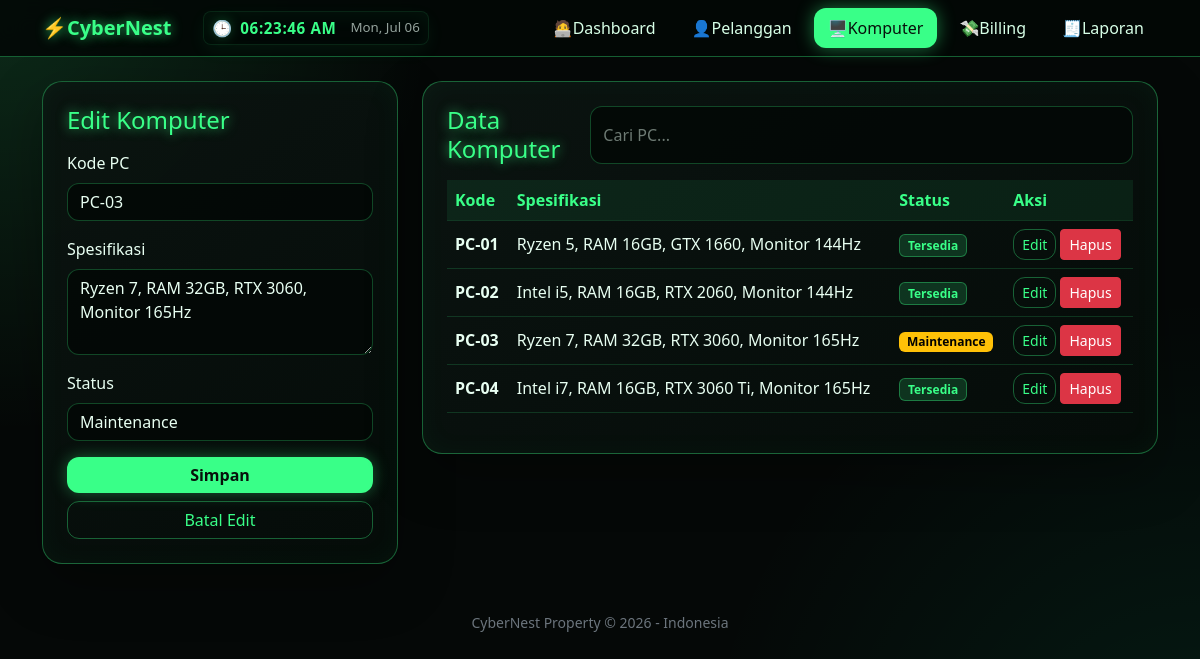
Page /index.php?page=komputer&edit=3 on the committed database.
### tables this page shows
CREATE TABLE IF NOT EXISTS komputer (
    id_komputer INT AUTO_INCREMENT PRIMARY KEY,
    kode_pc VARCHAR(20) NOT NULL UNIQUE,
    spesifikasi TEXT NOT NULL,
    status ENUM('Tersedia','Dipakai','Maintenance') DEFAULT 'Tersedia',
    created_at TIMESTAMP DEFAULT CURRENT_TIMESTAMP
);

### index.php (called while the page is built, shortened)
<?php
$page = $_GET['page'] ?? 'dashboard';
require_once __DIR__ . '/includes/header.php';
require_once __DIR__ . '/pages/' . $page . '.php';
require_once __DIR__ . '/includes/footer.php';
?>

### includes/functions.php (called while the page is built, shortened)
<?php
function e($value) {
    return htmlspecialchars((string)$value, ENT_QUOTES, 'UTF-8');
}
?>

### pages/komputer.php (the view, shortened to what this page needs)
<?php
$edit = null;
if (isset($_GET['edit'])) {
    $stmt = $pdo->prepare('SELECT * FROM komputer WHERE id_komputer=?');
    $stmt->execute([$_GET['edit']]);
    $edit = $stmt->fetch(PDO::FETCH_ASSOC);
}
$komputer = $pdo->query('SELECT * FROM komputer ORDER BY kode_pc ASC')->fetchAll(PDO::FETCH_ASSOC);
?>
<div class="row g-4">
    <div class="col-lg-4">
        <div class="cyber-card p-4">
            <h4 class="neon-text mb-3"><?= $edit ? 'Edit Komputer' : 'Tambah Komputer' ?></h4>
            <form method="post">
                <div class="mb-3">
                    <label class="form-label">Kode PC</label>
                    <input type="text" name="kode_pc" class="form-control" placeholder="PC-01" required value="<?= e($edit['kode_pc'] ?? '') ?>">
                </div>
                <div class="mb-3">
                    <label class="form-label">Spesifikasi</label>
                    <textarea name="spesifikasi" class="form-control" rows="3" placeholder="Ryzen 5, RAM 16GB, RTX..." required><?= e($edit['spesifikasi'] ?? '') ?></textarea>
                </div>
                <div class="mb-3">
                    <label class="form-label">Status</label>
                    <select name="status" class="form-select">
                        <?php foreach (['Tersedia','Dipakai','Maintenance'] as $status): ?>
                            <option value="<?= $status ?>" <?= (($edit['status'] ?? '') === $status) ? 'selected' : '' ?>><?= $status ?></option>
                        <?php endforeach; ?>
                    </select>
                </div>
                <button class="btn btn-neon w-100" type="submit">Simpan</button>
                <?php if ($edit): ?><a class="btn btn-outline-neon w-100 mt-2" href="index.php?page=komputer">Batal Edit</a><?php endif; ?>
            </form>
        </div>
    </div>
    <div class="col-lg-8">
        <div class="cyber-card p-4">
            <div class="d-flex flex-column flex-md-row justify-content-between gap-2 mb-3">
                <h4 class="neon-text mb-0">Data Komputer</h4>
                <input id="searchTable" class="form-control" placeholder="Cari PC...">
            </div>
            <div class="table-responsive">
                <table class="table align-middle">
                    <thead><tr><th>Kode</th><th>Spesifikasi</th><th>Status</th><th>Aksi</th></tr></thead>
                    <tbody>
                    <?php foreach ($komputer as $row): ?>
                        <tr>
                            <td class="fw-bold"><?= e($row['kode_pc']) ?></td>
                            <td><?= e($row['spesifikasi']) ?></td>
                            <td>
                                <span class="badge <?= $row['status'] === 'Tersedia' ? 'badge-neon' : ($row['status'] === 'Dipakai' ? 'badge-danger-soft' : 'text-bg-warning') ?>">
                                    <?= e($row['status']) ?>
                                </span>
                            </td>
                            <td class="text-nowrap">
                                <a class="btn btn-sm btn-outline-neon" href="index.php?page=komputer&edit=<?= e($row['id_komputer']) ?>">Edit</a>
                                <form method="post" class="d-inline" onsubmit="return confirm('Hapus komputer ini?')">
                                    <button class="btn btn-sm btn-danger" type="submit">Hapus</button>
                                </form>
                            </td>
                        </tr>
                    <?php endforeach; ?>
                    </tbody>
                </table>
            </div>
        </div>
    </div>
</div>

### assets/css/style.css (style rules this page uses)
:root { --bg-main: #050807; --bg-card: #0b1411; --green: #39ff88; --green-soft: rgba(57, 255, 136, .16); --green-border: rgba(57, 255, 136, .35); --text-muted: #94a39c; }
body { min-height: 100vh; background: radial-gradient(circle at top left, rgba(57,255,136,.14), transparent 30%), radial-gradient(circle at bottom right, rgba(0,255,170,.08), transparent 35%), var(--bg-main); color: #e8fff2; font-family: system-ui, -apple-system, BlinkMacSystemFont, "Segoe UI", sans-serif; }
.neon-text { color: var(--green) !important; text-shadow: 0 0 12px rgba(57,255,136,.75); }
.cyber-card { background: linear-gradient(145deg, rgba(11,20,17,.96), rgba(5,12,9,.96)); border: 1px solid var(--green-border); border-radius: 20px; box-shadow: 0 20px 55px rgba(0, 0, 0, .32), inset 0 0 28px rgba(57,255,136,.04); }
.btn-neon { background: var(--green); color: #07100b; font-weight: 700; border: none; border-radius: 12px; box-shadow: 0 0 16px rgba(57,255,136,.35); }
.btn-outline-neon { border: 1px solid var(--green-border); color: var(--green); border-radius: 12px; }
.form-control, .form-select { background: rgba(3, 8, 6, .82); color: #e8fff2; border: 1px solid rgba(57,255,136,.25); border-radius: 12px; }
.form-control::placeholder { color: #6d7a73; }
.table { --bs-table-bg: transparent; --bs-table-color: #e8fff2; --bs-table-border-color: rgba(57,255,136,.16); }
.table thead th { color: var(--green); background: rgba(57,255,136,.08); }
.badge-neon { background: var(--green-soft); color: var(--green); border: 1px solid var(--green-border); }
a { color: var(--green); }

### rows in the picture
komputer: kode_pc "PC-03", spesifikasi "Ryzen 7, RAM 32GB, RTX 3060, Monitor 165Hz", status "Maintenance"
komputer: kode_pc "PC-01", spesifikasi "Ryzen 5, RAM 16GB, GTX 1660, Monitor 144Hz", status "Tersedia"
komputer: kode_pc "PC-02", spesifikasi "Intel i5, RAM 16GB, RTX 2060, Monitor 144Hz", status "Tersedia"
komputer: kode_pc "PC-04", spesifikasi "Intel i7, RAM 16GB, RTX 3060 Ti, Monitor 165Hz", status "Tersedia"
